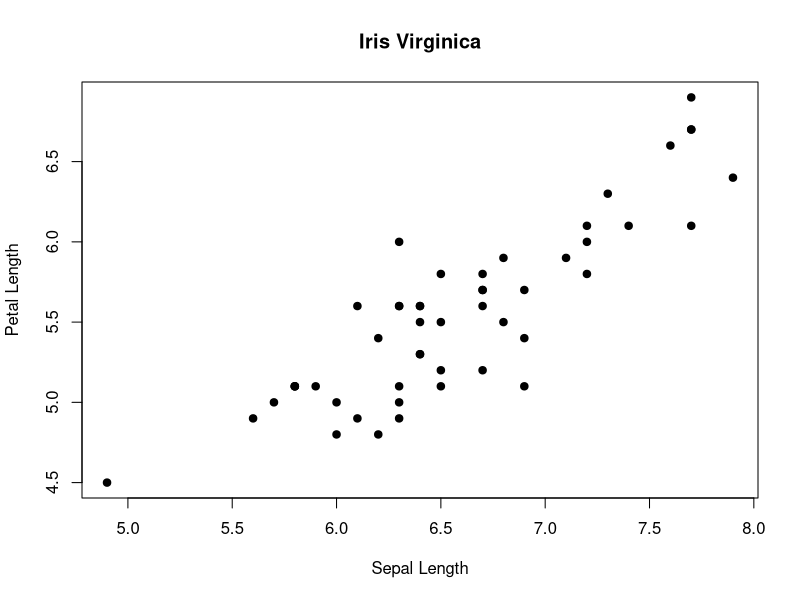
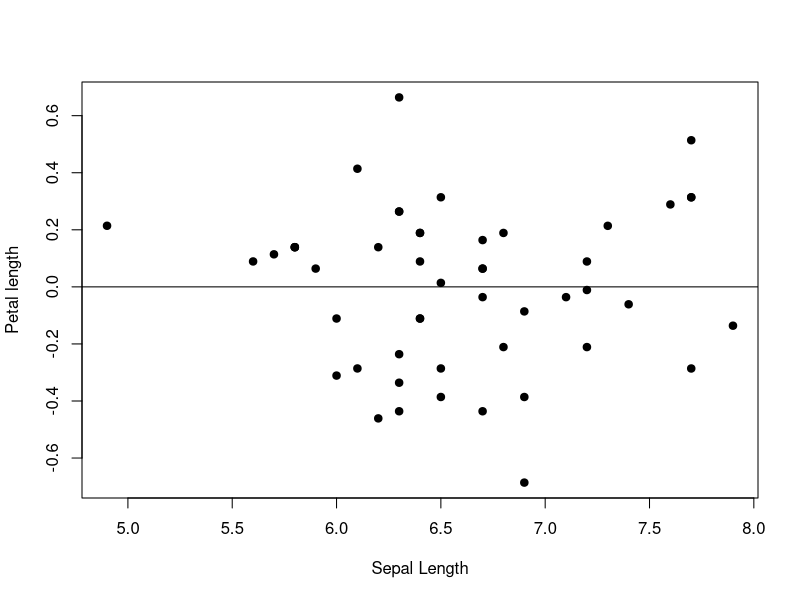
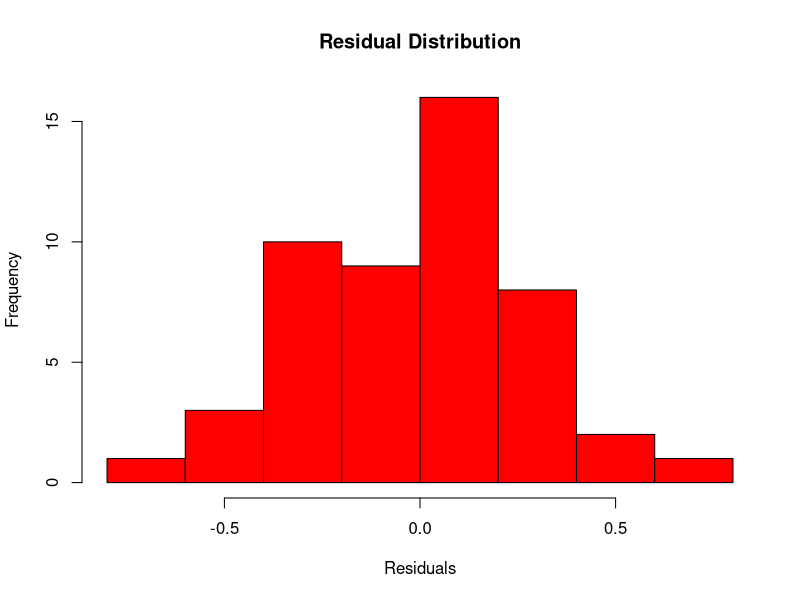
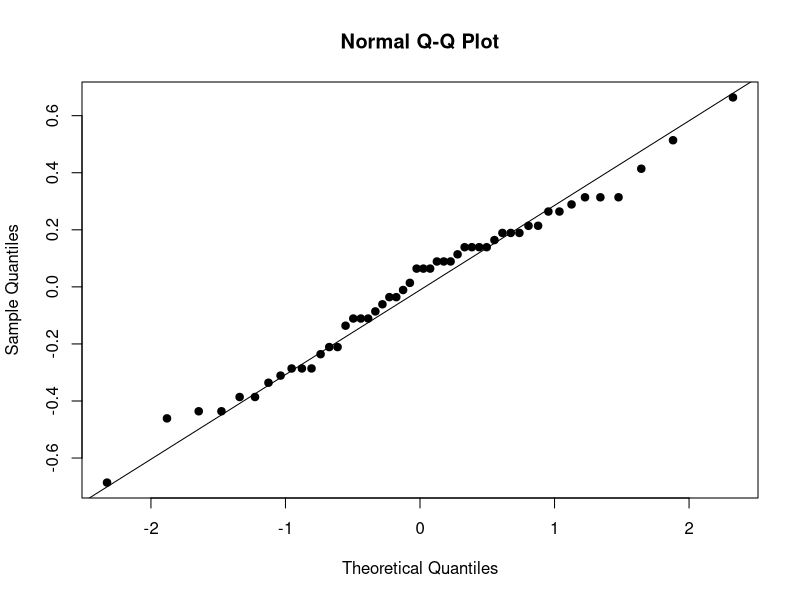

These charts were generated, in order, by the following R code:
rm(list=ls())

#subject the virginica species
flower <- iris[iris$Species == "virginica",]

# make a scatter plot to look at sepal length vs petal length
plot(flower$Sepal.Length, flower$Petal.Length, pch=19, 
  xlab= "Sepal Length", ylab= "Petal Length",
  main ="Iris Virginica")
  
#fit a regression line
fit <- lm(flower$Petal.Length ~ flower$Sepal.Length)

# plot the residuals 
plot(flower$Sepal.Length, summary(fit)$residuals, pch = 19,
     xlab= "Sepal Length", ylab = "Petal length", 
    abline(h=0))

# Check normality of residuals
hist(summary(fit)$residuals, col = "red",
     main = "Residual Distribution", xlab = "Residuals")

# qqnorm of gg line can provide another visual check
qqnorm(summary(fit)$residuals, pch = 19)
qqline(summary(fit)$residuals, pch = 19)

# use Shapiro Wilks test to check normality
shapiro.test(summary(fit)$residuals)
